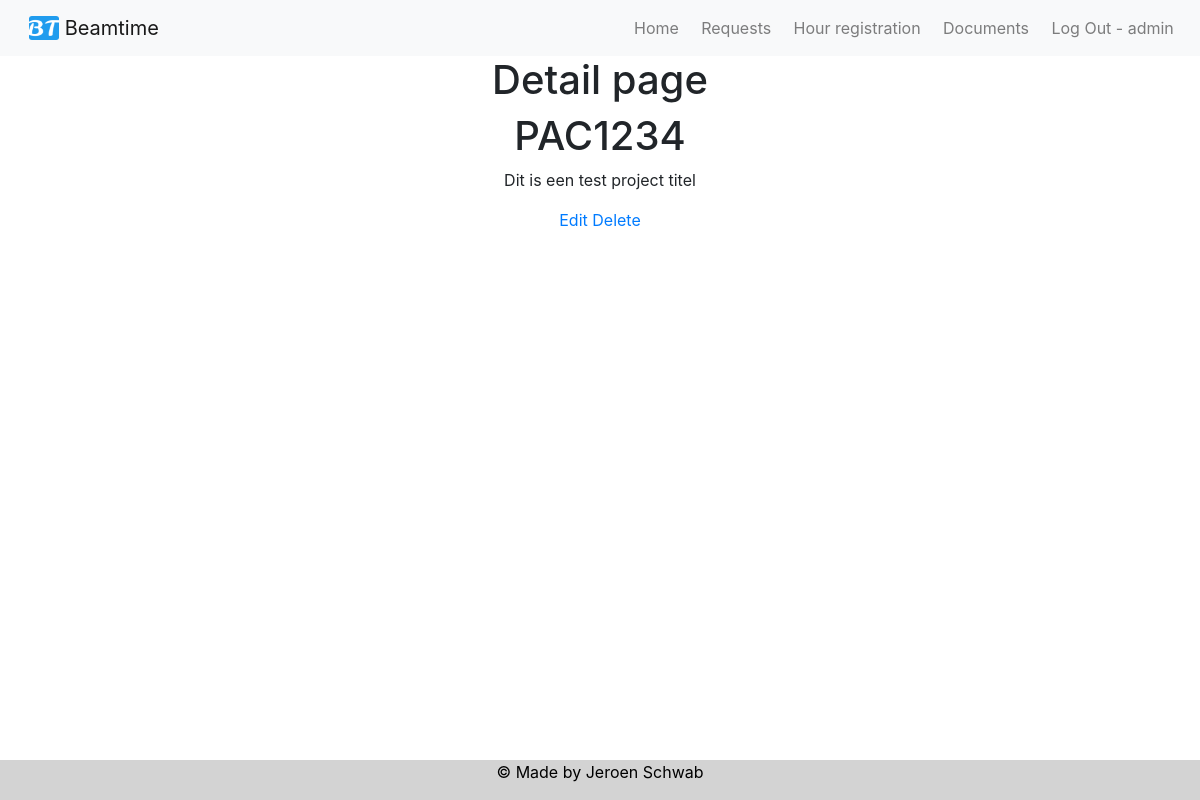
Page /beamrequest/PAC1234/detail/ (signed in) on the committed database.
### beamrequest/models.py (models this page shows, shortened)
class CreateBeamRequestModel(models.Model):
	SELECT		= 'Select'
	REQUEST		= 'Request'
	TENTATIVE	= 'Tentavive'
	ACCEPTED	= 'Accepted'
	CONFIRMED	= 'Confirmed'
	CANCELLED	= 'Cancelled'
	COMPLETED	= 'Completed'
	QUEUED		= 'Queued'
	STATUS_CHOICES = [
		(SELECT, ('Select an option')),
		(REQUEST, ('Request')),
		(TENTATIVE, ('Tentative')),
		(ACCEPTED,  ('Accepted')),
		(CONFIRMED, ('Confirmed')),
		(CANCELLED, ('Cancelled')),
		(COMPLETED, ('Completed')),
		(QUEUED, ('Queued')),
	]
	DIFBEAMS_CHOICES = [tuple([x,x]) for x in range(1,5)]
	SHIFTS_CHOICES = [tuple([x,x]) for x in range(1,17)]
	Project_Code = models.CharField(unique=True, max_length=20, blank = True)
	Pac_Rate = models.CharField(max_length=10, blank = True)
	Partrec_Contact_Name = models.CharField(max_length=50, blank = True)
	Partrec_Contact_Email = models.EmailField(blank = True)
	Previous_Experiment = models.CharField(max_length=200, blank = True)
	Status = models.CharField(max_length=25, choices=STATUS_CHOICES, default='SELECT')
	Project_Title = models.CharField(max_length=100, blank = True)
	Spokesperson_Name = models.CharField(max_length=50, blank = True)
	Spokesperson_Adress = models.CharField(max_length=50, blank = True)
	Spokesperson_Phonenumber = models.CharField(max_length=20, blank = True)
	Spokesperson_Email = models.EmailField(blank = True)
	Collaborator_Name = models.TextField(blank = True)
	Collaborator_Nationality = models.TextField(blank = True)
	Collaborator_Home_Institute = models.TextField(blank = True)
	Hours = models.IntegerField(default='1')
	Ion_Species = models.ForeignKey(IonSpecies, on_delete=models.CASCADE, blank = True, null=True)
	Energy = ChainedForeignKey(Energys, chained_field="Ion_Species", chained_model_field="Ion_Species",	show_all=False,	auto_choose=True, blank = True, null=True)
	Flux = models.CharField(max_length=50, blank = True, null = True)
	Start_Date = models.DateTimeField(blank = True, null=True)
	End_Date = models.DateTimeField(blank = True, null=True)
	Requiered_Equipment = models.TextField(blank = True)
	Special_Requirements = models.TextField(blank = True)
	Special_Safety_Procedures = models.TextField(blank = True)
	Lab_Support_Requirements = models.TextField(blank = True)
	Funded = models.TextField(blank = True)
	Summary = models.TextField(blank = True)

### beamrequest/views.py (the view)
# urls.py: path('<str:Project_Code>/detail/', beam_request_detail_page, name='detail'),
@staff_member_required
def beam_request_detail_page(request, Project_Code):
    page_title = 'Detail page'
    qs = CreateBeamRequestModel.objects.filter(Project_Code = Project_Code)
    template_name = 'request/detail.html'
    context = {'title': page_title, 'object_list': qs}
    return render(request, template_name, context)

### templates/request/detail.html
{% extends "base.html" %}
{% block content %}
{% for object in object_list %}
<h1>{{ object.Project_Code }}</h1>
<p>{{ object.Project_Title }}</p>
		<a href='/beamrequest/{{object.Project_Code}}/update/'>Edit</a>
		<a href='/beamrequest/{{object.Project_Code}}/delete/'>Delete</a>
{% endfor %}
{% endblock %}

### templates/navbar_main.html (shortened to what this page needs)
{% load static %}
<nav class="navbar navbar-expand-lg navbar-light bg-light">
  <div class="container-fluid">
    <a class="navbar-brand">
     <img src="{% static '/img/favicon.ico' %}" alt="" width="30" height="24" class="d-inline-block align-text-top">
     Beamtime
    </a>
    <div class="collapse navbar-collapse" id="navbarSupportedContent">
      <ul class="navbar-nav me-auto mb-2 mb-lg-0 ml-auto">
        <li class="nav-item">
          <a class="nav-link" href="/">Home</a>
        </li>
        {% if user.is_authenticated %}
          <li class="nav-item">
            <a class="nav-link" href="/beamrequest/home">Requests</a>
          </li>
          <li class="nav-item">
            <a class="nav-link" href="/hours/home">Hour registration</a>
          </li>
          <li class="nav-item">
            <a class="nav-link" href="/documentation/home">Documents</a>
          </li>
          <li class="nav-item">
            <a class="nav-link" href="{% url 'logout' %}">Log Out - {{ user.username }}</a>
          </li>
        </ul>
        {% else %}
          <li class="nav-item">
            <a class="nav-link" href="{% url 'login' %}">Log In</a>
          </li>
        {% endif %}
    </div>
  </div>
</nav>

### static/css/style.css (style rules this page uses)
@media only screen and (min-width: 960px) { .navbar .navbar-nav .nav-link { padding: 1em 0.7em; } }
@media only screen and (min-width: 960px) { .navbar { padding: 0; } }
@media only screen and (min-width: 960px) { .navbar .navbar-brand { padding: 0 0.7em; } }
.navbar .navbar-nav .nav-link { position: relative; }
.navbar .navbar-nav .nav-link::after { position: absolute; bottom: 0; left: 0; right: 0; margin: auto; background-color: #000000; color: transparent; width: 0%; content: ''; height: 3px; transition: all 0.5s; }

### rows in the picture
CreateBeamRequestModel: Project_Code "PAC1234", Project_Title "Dit is een test project titel"

### other values in the picture
{{ user.username }} "admin"
{{ title }} "Detail page"
